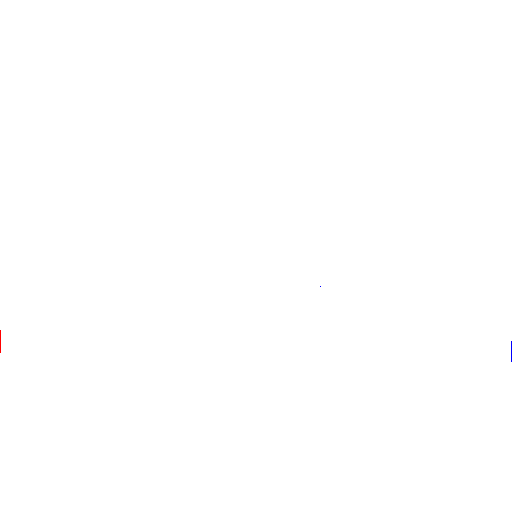
#> input picture simulation/pub/data/13-0-1-testcase.png, 512 x 512 px
$ python make_boundary.py ../pub/data/13-0-1-testcase.png --z 1.0
#> lines starting #> are read from the running program, lines starting #| are printed output that depends on the picture; after the words box and inside, x2 and y2 are one past the last pixel; in counts of white or black regions, pixels touching at a corner belong together
### simulation/tools/preprocess.py
import os
import numpy as np
from scipy.signal import convolve2d
import imageio

# [23 lines left out: function smooth_dem, not called in this run]


RIVER_MAX_HEIGHT = 19.5

def read_tif(filepath: str) -> np.ndarray:
    im = imageio.v2.imread(filepath)
    return im


def read_rgb(filepath: str) -> np.ndarray:
#> called with filepath = '../pub/data/13-0-1-testcase.png'
    im = imageio.v2.imread(filepath)
#> im is the input picture: shape (512, 512, 4); mean R, G, B, A 14.7, 14.7, 14.7, 14.7
    return im


# [17 lines left out: function dem2rgb, not called in this run]


def rgb2dem(t: np.ndarray) -> np.ndarray:
    dem = np.zeros((t.shape[0], t.shape[1]))

    coeff_r = 256.0 * 256.0
    coeff_g = 256.0
    coeff_b = 1.0

    dem[:, :] = t[:, :, 0] * coeff_r + t[:, :, 1] * coeff_g + t[:, :, 2] * coeff_b
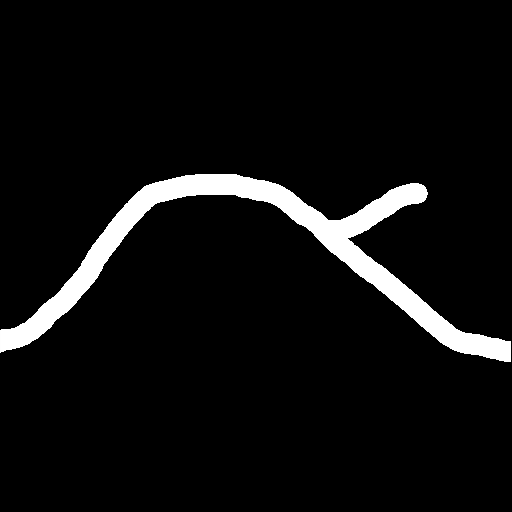
#> dem: shape (512, 512) float64; min 0, max 16777215, mean 967098.2; drawn with min black and max white
    dem *= 0.1
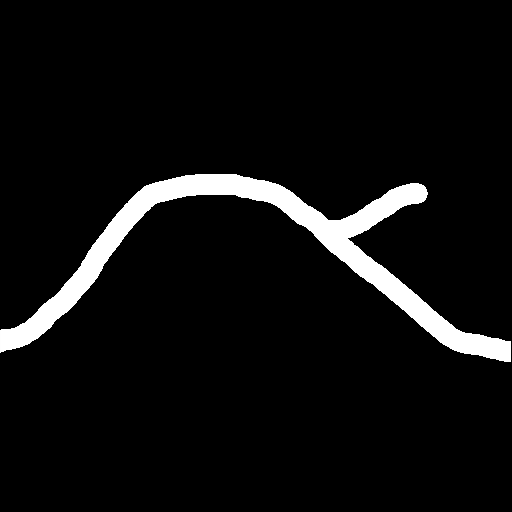
#> dem: shape (512, 512) float64; 5.77% of pixels changed, all inside (x1, y1, x2, y2) = (0, 174, 512, 362); drawn with min black and max white
    dem += -10000.0
#| -10000.0
#| 1667721.5

    return dem


# [15 lines left out: function write_rgb, not called in this run]


def write_boundary(dem: np.ndarray, max_height: float = RIVER_MAX_HEIGHT, write : bool = True, name: str = 'boundary') -> np.ndarray:
#> called with max_height = 1, write = True, name = '13-0-1-testcase-boundary'
    b = (dem <= max_height).astype('float32')
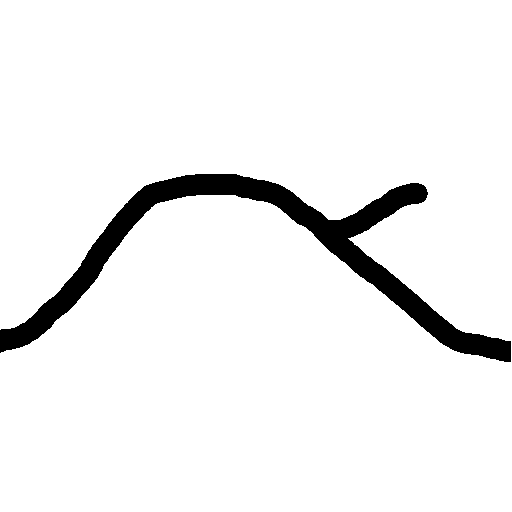
#> b: shape (512, 512) float32; values 0 (black) and 1 (white), 94.2% white; 1 black region, box (x1, y1, x2, y2) and area: (0, 174, 511, 362) 15111
    boundary = np.zeros((b.shape[0], b.shape[1], 4), dtype=np.float32)

    boundary[:, :, :] = b.reshape(b.shape[0], b.shape[1], 1)
    boundary *= 255.0
    boundary = boundary.astype(np.uint8)

    if write: imageio.imwrite(f'{name}.png', boundary)

    return boundary


# [25 lines left out: functions flood_fill_boundary, split_name, not called in this run]

### simulation/tools/make_boundary.py
import os
import argparse


from preprocess import split_name, read_rgb, rgb2dem, write_boundary

if __name__ == '__main__':

    parser = argparse.ArgumentParser(
        description='Builds a river boundary mask from a terrain RGB file.'
    )

    parser.add_argument('filepath', action='store', type=str, help='Path to the .png file containing the DEM in terrain rgb format.')
    parser.add_argument('--z', action='store', type=float, required=True, help='DEM elevations below this level are considered underwater.')
    args = parser.parse_args()


    filepath = args.filepath
    filename = os.path.splitext(os.path.basename(filepath))[0]

    rgb = read_rgb(filepath)
    dem = rgb2dem(rgb)

    print(dem.min())
    print(dem.max())


    boundary = write_boundary(dem, args.z, write=True, name=f'{filename}-boundary')
